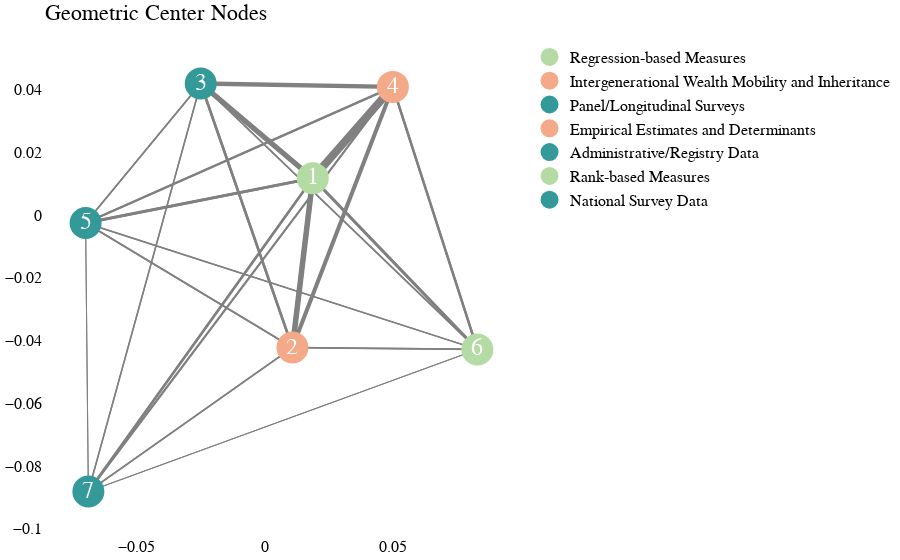
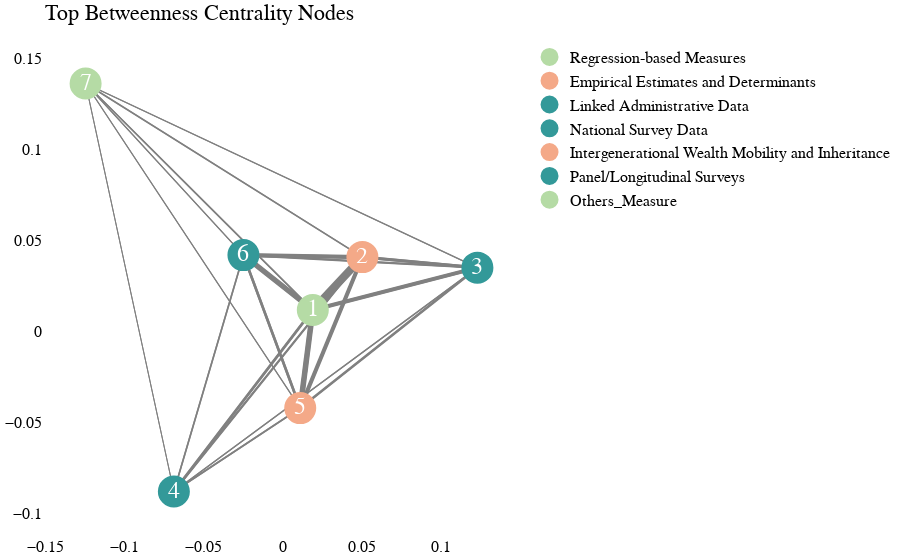
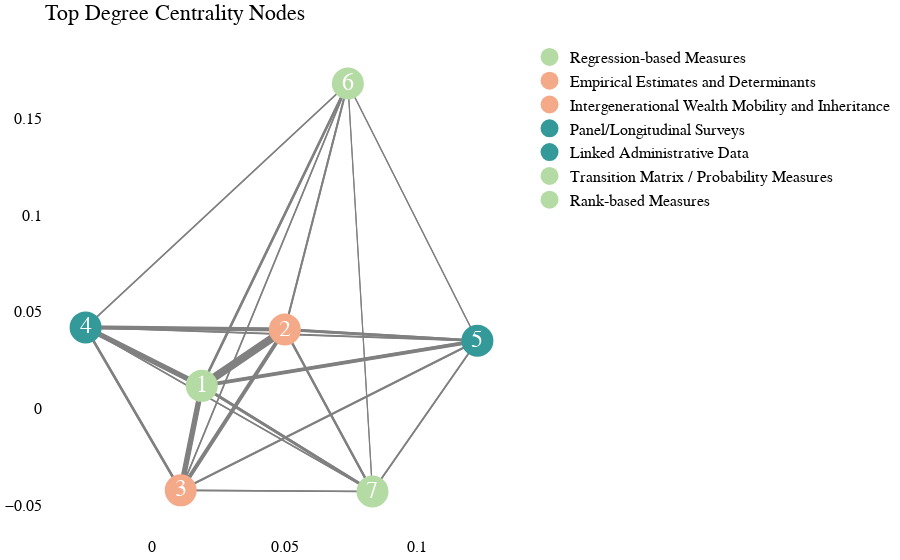

The notebook cell saved with these charts, in order:
### Code cell
import plotly.graph_objects as go
import networkx as nx
import math

# Build the graph
G = nx.DiGraph()
for _, row in df_feature_edges.iterrows():
    G.add_edge(row['from_val'], row['to_val'], weight=row['weight'])

# Layout
pos = nx.spring_layout(G, seed=42, k=5 / math.sqrt(G.order()))

# --- CENTRALITY METRICS ---
betweenness = nx.betweenness_centrality(G)
degree = dict(G.degree())

# How many top central nodes to show
top_k = 7 # total = 22

# Top-k nodes by betweenness centrality
top_betweenness_nodes = sorted(betweenness, key=betweenness.get, reverse=True)[:top_k]
# Top-k nodes by degree centrality
top_degree_nodes = sorted(degree, key=degree.get, reverse=True)[:top_k]

# --- GEOMETRIC CENTER ZONE ---
center_radius = 0.115
geometric_center_nodes = [node for node, (x, y) in pos.items() if abs(x) <= center_radius and abs(y) <= center_radius]

# --- CREATE SUBGRAPH FUNCTION ---
def make_subgraph_plot(subgraph_nodes_ordered, centrality_dict, title):
    G_sub = G.subgraph(subgraph_nodes_ordered).copy()
    pos_sub = {n: pos[n] for n in G_sub.nodes()}
    
    edge_weights = [G_sub[u][v]['weight'] for u, v in G_sub.edges()]
    min_w, max_w = min(edge_weights, default=1), max(edge_weights, default=1)
    scaled_widths = [scale_weight(w, min_w, max_w) for w in edge_weights]
    
    # Edge traces
    edge_traces = []
    for (u, v), width in zip(G_sub.edges(), scaled_widths):
        edge_traces.append(go.Scatter(
            x=[pos_sub[u][0], pos_sub[v][0], None],
            y=[pos_sub[u][1], pos_sub[v][1], None],
            mode='lines',
            line=dict(width=width, color='gray'),
            showlegend=False,
        ))

    # Node traces with correct rank labels
    node_traces = []
    for i, node in enumerate(subgraph_nodes_ordered):
        x, y = pos_sub[node]
        rank_label = str(i + 1)  # ranked order (1 = highest centrality, or closest to center)
        node_traces.append(go.Scatter(
            x=[x],
            y=[y],
            mode='markers+text',
            text=[rank_label],
            textposition='middle center',
            textfont=dict(size=24, color='white'),
            marker=dict(
                size=30,
                color=color_labels.get(node, '#cccccc'),
                line=dict(width=2, color=color_labels.get(node, '#cccccc')),            ),
            hoverinfo='text',
            name=node,
            showlegend=True
        ))

    return go.Figure(data=edge_traces + node_traces, layout=go.Layout(
        title=title,
        showlegend=True,
        hovermode='closest',
        plot_bgcolor='rgba(255,255,255,0)',
        margin=dict(b=20, l=5, r=5, t=40),
        font=dict(size=16, color='black'),
        # font_family="Times New Roman",
        font_family = "Avenir",
        xaxis=dict(showgrid=False, zeroline=False),
        yaxis=dict(showgrid=False, zeroline=False)
    ))



# --- DISPLAY THREE PLOTS ---
# Sort geometric center nodes by distance to origin
geom_sorted = sorted(geometric_center_nodes, key=lambda n: pos[n][0]**2 + pos[n][1]**2)

fig_geom = make_subgraph_plot(geom_sorted, {}, 'Geometric Center Nodes')
fig_betw = make_subgraph_plot(top_betweenness_nodes, betweenness, 'Top Betweenness Centrality Nodes')
fig_deg = make_subgraph_plot(top_degree_nodes, degree, 'Top Degree Centrality Nodes')

fig_geom.show()
fig_betw.show()
fig_deg.show()

### Figure 1 — Plotly figure (JSON) as saved in the notebook; plotly's stock layout.template omitted (floating-point values rounded to 4 significant figures)
{"data": [{"line": {"color": "gray", "width": 8}, "mode": "lines", "showlegend": false, "type": "scatter", "x": [0.01878, 0.0501, null], "y": [0.01177, 0.04087, null]}, {"line": {"color": "gray", "width": 4.421}, "mode": "lines", "showlegend": false, "type": "scatter", "x": [0.01878, 0.01083, null], "y": [0.01177, -0.04222, null]}, {"line": {"color": "gray", "width": 4.193}, "mode": "lines", "showlegend": false, "type": "scatter", "x": [0.01878, -0.02503, null], "y": [0.01177, 0.04196, null]}, {"line": {"color": "gray", "width": 2.667}, "mode": "lines", "showlegend": false, "type": "scatter", "x": [0.01878, 0.08316, null], "y": [0.01177, -0.04282, null]}, {"line": {"color": "gray", "width": 2.542}, "mode": "lines", "showlegend": false, "type": "scatter", "x": [0.01878, -0.07005, null], "y": [0.01177, -0.002504, null]}, {"line": {"color": "gray", "width": 1.936}, "mode": "lines", "showlegend": false, "type": "scatter", "x": [0.01878, -0.06897, null], "y": [0.01177, -0.08811, null]}, {"line": {"color": "gray", "width": 6.34}, "mode": "lines", "showlegend": false, "type": "scatter", "x": [0.0501, 0.01878, null], "y": [0.04087, 0.01177, null]}, {"line": {"color": "gray", "width": 2.872}, "mode": "lines", "showlegend": false, "type": "scatter", "x": [0.0501, -0.02503, null], "y": [0.04087, 0.04196, null]}, {"line": {"color": "gray", "width": 2.636}, "mode": "lines", "showlegend": false, "type": "scatter", "x": [0.0501, 0.01083, null], "y": [0.04087, -0.04222, null]}, {"line": {"color": "gray", "width": 2.172}, "mode": "lines", "showlegend": false, "type": "scatter", "x": [0.0501, 0.08316, null], "y": [0.04087, -0.04282, null]}, {"line": {"color": "gray", "width": 1.92}, "mode": "lines", "showlegend": false, "type": "scatter", "x": [0.0501, -0.07005, null], "y": [0.04087, -0.002504, null]}, {"line": {"color": "gray", "width": 1.362}, "mode": "lines", "showlegend": false, "type": "scatter", "x": [0.0501, -0.06897, null], "y": [0.04087, -0.08811, null]}, {"line": {"color": "gray", "width": 5.247}, "mode": "lines", "showlegend": false, "type": "scatter", "x": [-0.02503, 0.01878, null], "y": [0.04196, 0.01177, null]}, {"line": {"color": "gray", "width": 4.264}, "mode": "lines", "showlegend": false, "type": "scatter", "x": [-0.02503, 0.0501, null], "y": [0.04196, 0.04087, null]}, {"line": {"color": "gray", "width": 2.439}, "mode": "lines", "showlegend": false, "type": "scatter", "x": [-0.02503, 0.01083, null], "y": [0.04196, -0.04222, null]}, {"line": {"color": "gray", "width": 1.661}, "mode": "lines", "showlegend": false, "type": "scatter", "x": [-0.02503, 0.08316, null], "y": [0.04196, -0.04282, null]}, {"line": {"color": "gray", "width": 1.566}, "mode": "lines", "showlegend": false, "type": "scatter", "x": [-0.02503, -0.07005, null], "y": [0.04196, -0.002504, null]}, {"line": {"color": "gray", "width": 1.37}, "mode": "lines", "showlegend": false, "type": "scatter", "x": [-0.02503, -0.06897, null], "y": [0.04196, -0.08811, null]}, {"line": {"color": "gray", "width": 2.888}, "mode": "lines", "showlegend": false, "type": "scatter", "x": [-0.07005, 0.01878, null], "y": [-0.002504, 0.01177, null]}, {"line": {"color": "gray", "width": 2.384}, "mode": "lines", "showlegend": false, "type": "scatter", "x": [-0.07005, 0.0501, null], "y": [-0.002504, 0.04087, null]}, {"line": {"color": "gray", "width": 1.661}, "mode": "lines", "showlegend": false, "type": "scatter", "x": [-0.07005, 0.01083, null], "y": [-0.002504, -0.04222, null]}, {"line": {"color": "gray", "width": 1.59}, "mode": "lines", "showlegend": false, "type": "scatter", "x": [-0.07005, -0.02503, null], "y": [-0.002504, 0.04196, null]}, {"line": {"color": "gray", "width": 1.433}, "mode": "lines", "showlegend": false, "type": "scatter", "x": [-0.07005, 0.08316, null], "y": [-0.002504, -0.04282, null]}, {"line": {"color": "gray", "width": 1}, "mode": "lines", "showlegend": false, "type": "scatter", "x": [-0.07005, -0.06897, null], "y": [-0.002504, -0.08811, null]}, {"line": {"color": "gray", "width": 5.507}, "mode": "lines", "showlegend": false, "type": "scatter", "x": [0.01083, 0.01878, null], "y": [-0.04222, 0.01177, null]}, {"line": {"color": "gray", "width": 4.036}, "mode": "lines", "showlegend": false, "type": "scatter", "x": [0.01083, 0.0501, null], "y": [-0.04222, 0.04087, null]}, {"line": {"color": "gray", "width": 2.518}, "mode": "lines", "showlegend": false, "type": "scatter", "x": [0.01083, -0.02503, null], "y": [-0.04222, 0.04196, null]}, {"line": {"color": "gray", "width": 1.787}, "mode": "lines", "showlegend": false, "type": "scatter", "x": [0.01083, 0.08316, null], "y": [-0.04222, -0.04282, null]}, {"line": {"color": "gray", "width": 1.684}, "mode": "lines", "showlegend": false, "type": "scatter", "x": [0.01083, -0.07005, null], "y": [-0.04222, -0.002504, null]}, {"line": {"color": "gray", "width": 1.37}, "mode": "lines", "showlegend": false, "type": "scatter", "x": [0.01083, -0.06897, null], "y": [-0.04222, -0.08811, null]}, {"line": {"color": "gray", "width": 2.667}, "mode": "lines", "showlegend": false, "type": "scatter", "x": [-0.06897, 0.01878, null], "y": [-0.08811, 0.01177, null]}, {"line": {"color": "gray", "width": 2.101}, "mode": "lines", "showlegend": false, "type": "scatter", "x": [-0.06897, 0.0501, null], "y": [-0.08811, 0.04087, null]}, {"line": {"color": "gray", "width": 1.645}, "mode": "lines", "showlegend": false, "type": "scatter", "x": [-0.06897, 0.01083, null], "y": [-0.08811, -0.04222, null]}, {"line": {"color": "gray", "width": 1.488}, "mode": "lines", "showlegend": false, "type": "scatter", "x": [-0.06897, -0.02503, null], "y": [-0.08811, 0.04196, null]}, {"line": {"color": "gray", "width": 1.079}, "mode": "lines", "showlegend": false, "type": "scatter", "x": [-0.06897, 0.08316, null], "y": [-0.08811, -0.04282, null]}, {"line": {"color": "gray", "width": 1.031}, "mode": "lines", "showlegend": false, "type": "scatter", "x": [-0.06897, -0.07005, null], "y": [-0.08811, -0.002504, null]}, {"line": {"color": "gray", "width": 2.919}, "mode": "lines", "showlegend": false, "type": "scatter", "x": [0.08316, 0.01878, null], "y": [-0.04282, 0.01177, null]}, {"line": {"color": "gray", "width": 2.494}, "mode": "lines", "showlegend": false, "type": "scatter", "x": [0.08316, 0.0501, null], "y": [-0.04282, 0.04087, null]}, {"line": {"color": "gray", "width": 1.645}, "mode": "lines", "showlegend": false, "type": "scatter", "x": [0.08316, 0.01083, null], "y": [-0.04282, -0.04222, null]}, {"line": {"color": "gray", "width": 1.551}, "mode": "lines", "showlegend": false, "type": "scatter", "x": [0.08316, -0.02503, null], "y": [-0.04282, 0.04196, null]}, {"line": {"color": "gray", "width": 1.378}, "mode": "lines", "showlegend": false, "type": "scatter", "x": [0.08316, -0.07005, null], "y": [-0.04282, -0.002504, null]}, {"line": {"color": "gray", "width": 1}, "mode": "lines", "showlegend": false, "type": "scatter", "x": [0.08316, -0.06897, null], "y": [-0.04282, -0.08811, null]}, {"hoverinfo": "text", "marker": {"color": "#B5DBA5", "line": {"color": "#B5DBA5", "width": 2}, "size": 30}, "mode": "markers+text", "name": "Regression‐based Measures", "showlegend": true, "text": ["1"], "textfont": {"color": "white", "size": 24}, "textposition": "middle center", "type": "scatter", "x": [0.01878], "y": [0.01177]}, {"hoverinfo": "text", "marker": {"color": "#F4A988", "line": {"color": "#F4A988", "width": 2}, "size": 30}, "mode": "markers+text", "name": "Intergenerational Wealth Mobility and Inheritance", "showlegend": true, "text": ["2"], "textfont": {"color": "white", "size": 24}, "textposition": "middle center", "type": "scatter", "x": [0.01083], "y": [-0.04222]}, {"hoverinfo": "text", "marker": {"color": "#339999", "line": {"color": "#339999", "width": 2}, "size": 30}, "mode": "markers+text", "name": "Panel/Longitudinal Surveys", "showlegend": true, "text": ["3"], "textfont": {"color": "white", "size": 24}, "textposition": "middle center", "type": "scatter", "x": [-0.02503], "y": [0.04196]}, {"hoverinfo": "text", "marker": {"color": "#F4A988", "line": {"color": "#F4A988", "width": 2}, "size": 30}, "mode": "markers+text", "name": "Empirical Estimates and Determinants", "showlegend": true, "text": ["4"], "textfont": {"color": "white", "size": 24}, "textposition": "middle center", "type": "scatter", "x": [0.0501], "y": [0.04087]}, {"hoverinfo": "text", "marker": {"color": "#339999", "line": {"color": "#339999", "width": 2}, "size": 30}, "mode": "markers+text", "name": "Administrative/Registry Data", "showlegend": true, "text": ["5"], "textfont": {"color": "white", "size": 24}, "textposition": "middle center", "type": "scatter", "x": [-0.07005], "y": [-0.002504]}, {"hoverinfo": "text", "marker": {"color": "#B5DBA5", "line": {"color": "#B5DBA5", "width": 2}, "size": 30}, "mode": "markers+text", "name": "Rank‐based Measures", "showlegend": true, "text": ["6"], "textfont": {"color": "white", "size": 24}, "textposition": "middle center", "type": "scatter", "x": [0.08316], "y": [-0.04282]}, {"hoverinfo": "text", "marker": {"color": "#339999", "line": {"color": "#339999", "width": 2}, "size": 30}, "mode": "markers+text", "name": "National Survey Data", "showlegend": true, "text": ["7"], "textfont": {"color": "white", "size": 24}, "textposition": "middle center", "type": "scatter", "x": [-0.06897], "y": [-0.08811]}], "layout": {"font": {"color": "black", "family": "Avenir", "size": 16}, "hovermode": "closest", "margin": {"b": 20, "l": 5, "r": 5, "t": 40}, "plot_bgcolor": "rgba(255,255,255,0)", "showlegend": true, "title": {"text": "Geometric Center Nodes"}, "xaxis": {"showgrid": false, "zeroline": false}, "yaxis": {"showgrid": false, "zeroline": false}}}

### Figure 2 — Plotly figure (JSON) as saved in the notebook; plotly's stock layout.template omitted (floating-point values rounded to 4 significant figures)
{"data": [{"line": {"color": "gray", "width": 8}, "mode": "lines", "showlegend": false, "type": "scatter", "x": [0.01878, 0.0501, null], "y": [0.01177, 0.04087, null]}, {"line": {"color": "gray", "width": 4.492}, "mode": "lines", "showlegend": false, "type": "scatter", "x": [0.01878, 0.01083, null], "y": [0.01177, -0.04222, null]}, {"line": {"color": "gray", "width": 4.269}, "mode": "lines", "showlegend": false, "type": "scatter", "x": [0.01878, -0.02503, null], "y": [0.01177, 0.04196, null]}, {"line": {"color": "gray", "width": 3.96}, "mode": "lines", "showlegend": false, "type": "scatter", "x": [0.01878, 0.1227, null], "y": [0.01177, 0.03503, null]}, {"line": {"color": "gray", "width": 2.056}, "mode": "lines", "showlegend": false, "type": "scatter", "x": [0.01878, -0.06897, null], "y": [0.01177, -0.08811, null]}, {"line": {"color": "gray", "width": 1.254}, "mode": "lines", "showlegend": false, "type": "scatter", "x": [0.01878, -0.1247, null], "y": [0.01177, 0.1364, null]}, {"line": {"color": "gray", "width": 6.373}, "mode": "lines", "showlegend": false, "type": "scatter", "x": [0.0501, 0.01878, null], "y": [0.04087, 0.01177, null]}, {"line": {"color": "gray", "width": 2.974}, "mode": "lines", "showlegend": false, "type": "scatter", "x": [0.0501, -0.02503, null], "y": [0.04087, 0.04196, null]}, {"line": {"color": "gray", "width": 2.958}, "mode": "lines", "showlegend": false, "type": "scatter", "x": [0.0501, 0.1227, null], "y": [0.04087, 0.03503, null]}, {"line": {"color": "gray", "width": 2.742}, "mode": "lines", "showlegend": false, "type": "scatter", "x": [0.0501, 0.01083, null], "y": [0.04087, -0.04222, null]}, {"line": {"color": "gray", "width": 1.493}, "mode": "lines", "showlegend": false, "type": "scatter", "x": [0.0501, -0.06897, null], "y": [0.04087, -0.08811, null]}, {"line": {"color": "gray", "width": 1.2}, "mode": "lines", "showlegend": false, "type": "scatter", "x": [0.0501, -0.1247, null], "y": [0.04087, 0.1364, null]}, {"line": {"color": "gray", "width": 5.302}, "mode": "lines", "showlegend": false, "type": "scatter", "x": [-0.02503, 0.01878, null], "y": [0.04196, 0.01177, null]}, {"line": {"color": "gray", "width": 4.338}, "mode": "lines", "showlegend": false, "type": "scatter", "x": [-0.02503, 0.0501, null], "y": [0.04196, 0.04087, null]}, {"line": {"color": "gray", "width": 2.55}, "mode": "lines", "showlegend": false, "type": "scatter", "x": [-0.02503, 0.01083, null], "y": [0.04196, -0.04222, null]}, {"line": {"color": "gray", "width": 2.164}, "mode": "lines", "showlegend": false, "type": "scatter", "x": [-0.02503, 0.1227, null], "y": [0.04196, 0.03503, null]}, {"line": {"color": "gray", "width": 1.501}, "mode": "lines", "showlegend": false, "type": "scatter", "x": [-0.02503, -0.06897, null], "y": [0.04196, -0.08811, null]}, {"line": {"color": "gray", "width": 1.062}, "mode": "lines", "showlegend": false, "type": "scatter", "x": [-0.02503, -0.1247, null], "y": [0.04196, 0.1364, null]}, {"line": {"color": "gray", "width": 1.678}, "mode": "lines", "showlegend": false, "type": "scatter", "x": [-0.1247, 0.01878, null], "y": [0.1364, 0.01177, null]}, {"line": {"color": "gray", "width": 1.624}, "mode": "lines", "showlegend": false, "type": "scatter", "x": [-0.1247, 0.0501, null], "y": [0.1364, 0.04087, null]}, {"line": {"color": "gray", "width": 1.308}, "mode": "lines", "showlegend": false, "type": "scatter", "x": [-0.1247, -0.02503, null], "y": [0.1364, 0.04196, null]}, {"line": {"color": "gray", "width": 1.254}, "mode": "lines", "showlegend": false, "type": "scatter", "x": [-0.1247, 0.1227, null], "y": [0.1364, 0.03503, null]}, {"line": {"color": "gray", "width": 1.2}, "mode": "lines", "showlegend": false, "type": "scatter", "x": [-0.1247, 0.01083, null], "y": [0.1364, -0.04222, null]}, {"line": {"color": "gray", "width": 1.046}, "mode": "lines", "showlegend": false, "type": "scatter", "x": [-0.1247, -0.06897, null], "y": [0.1364, -0.08811, null]}, {"line": {"color": "gray", "width": 3.097}, "mode": "lines", "showlegend": false, "type": "scatter", "x": [0.1227, 0.01878, null], "y": [0.03503, 0.01177, null]}, {"line": {"color": "gray", "width": 2.742}, "mode": "lines", "showlegend": false, "type": "scatter", "x": [0.1227, 0.0501, null], "y": [0.03503, 0.04087, null]}, {"line": {"color": "gray", "width": 1.771}, "mode": "lines", "showlegend": false, "type": "scatter", "x": [0.1227, 0.01083, null], "y": [0.03503, -0.04222, null]}, {"line": {"color": "gray", "width": 1.524}, "mode": "lines", "showlegend": false, "type": "scatter", "x": [0.1227, -0.02503, null], "y": [0.03503, 0.04196, null]}, {"line": {"color": "gray", "width": 1.108}, "mode": "lines", "showlegend": false, "type": "scatter", "x": [0.1227, -0.06897, null], "y": [0.03503, -0.08811, null]}, {"line": {"color": "gray", "width": 1.077}, "mode": "lines", "showlegend": false, "type": "scatter", "x": [0.1227, -0.1247, null], "y": [0.03503, 0.1364, null]}, {"line": {"color": "gray", "width": 5.556}, "mode": "lines", "showlegend": false, "type": "scatter", "x": [0.01083, 0.01878, null], "y": [-0.04222, 0.01177, null]}, {"line": {"color": "gray", "width": 4.115}, "mode": "lines", "showlegend": false, "type": "scatter", "x": [0.01083, 0.0501, null], "y": [-0.04222, 0.04087, null]}, {"line": {"color": "gray", "width": 2.627}, "mode": "lines", "showlegend": false, "type": "scatter", "x": [0.01083, -0.02503, null], "y": [-0.04222, 0.04196, null]}, {"line": {"color": "gray", "width": 2.542}, "mode": "lines", "showlegend": false, "type": "scatter", "x": [0.01083, 0.1227, null], "y": [-0.04222, 0.03503, null]}, {"line": {"color": "gray", "width": 1.501}, "mode": "lines", "showlegend": false, "type": "scatter", "x": [0.01083, -0.06897, null], "y": [-0.04222, -0.08811, null]}, {"line": {"color": "gray", "width": 1.054}, "mode": "lines", "showlegend": false, "type": "scatter", "x": [0.01083, -0.1247, null], "y": [-0.04222, 0.1364, null]}, {"line": {"color": "gray", "width": 2.773}, "mode": "lines", "showlegend": false, "type": "scatter", "x": [-0.06897, 0.01878, null], "y": [-0.08811, 0.01177, null]}, {"line": {"color": "gray", "width": 2.218}, "mode": "lines", "showlegend": false, "type": "scatter", "x": [-0.06897, 0.0501, null], "y": [-0.08811, 0.04087, null]}, {"line": {"color": "gray", "width": 1.771}, "mode": "lines", "showlegend": false, "type": "scatter", "x": [-0.06897, 0.01083, null], "y": [-0.08811, -0.04222, null]}, {"line": {"color": "gray", "width": 1.617}, "mode": "lines", "showlegend": false, "type": "scatter", "x": [-0.06897, -0.02503, null], "y": [-0.08811, 0.04196, null]}, {"line": {"color": "gray", "width": 1.486}, "mode": "lines", "showlegend": false, "type": "scatter", "x": [-0.06897, 0.1227, null], "y": [-0.08811, 0.03503, null]}, {"line": {"color": "gray", "width": 1}, "mode": "lines", "showlegend": false, "type": "scatter", "x": [-0.06897, -0.1247, null], "y": [-0.08811, 0.1364, null]}, {"hoverinfo": "text", "marker": {"color": "#B5DBA5", "line": {"color": "#B5DBA5", "width": 2}, "size": 30}, "mode": "markers+text", "name": "Regression‐based Measures", "showlegend": true, "text": ["1"], "textfont": {"color": "white", "size": 24}, "textposition": "middle center", "type": "scatter", "x": [0.01878], "y": [0.01177]}, {"hoverinfo": "text", "marker": {"color": "#F4A988", "line": {"color": "#F4A988", "width": 2}, "size": 30}, "mode": "markers+text", "name": "Empirical Estimates and Determinants", "showlegend": true, "text": ["2"], "textfont": {"color": "white", "size": 24}, "textposition": "middle center", "type": "scatter", "x": [0.0501], "y": [0.04087]}, {"hoverinfo": "text", "marker": {"color": "#339999", "line": {"color": "#339999", "width": 2}, "size": 30}, "mode": "markers+text", "name": "Linked Administrative Data", "showlegend": true, "text": ["3"], "textfont": {"color": "white", "size": 24}, "textposition": "middle center", "type": "scatter", "x": [0.1227], "y": [0.03503]}, {"hoverinfo": "text", "marker": {"color": "#339999", "line": {"color": "#339999", "width": 2}, "size": 30}, "mode": "markers+text", "name": "National Survey Data", "showlegend": true, "text": ["4"], "textfont": {"color": "white", "size": 24}, "textposition": "middle center", "type": "scatter", "x": [-0.06897], "y": [-0.08811]}, {"hoverinfo": "text", "marker": {"color": "#F4A988", "line": {"color": "#F4A988", "width": 2}, "size": 30}, "mode": "markers+text", "name": "Intergenerational Wealth Mobility and Inheritance", "showlegend": true, "text": ["5"], "textfont": {"color": "white", "size": 24}, "textposition": "middle center", "type": "scatter", "x": [0.01083], "y": [-0.04222]}, {"hoverinfo": "text", "marker": {"color": "#339999", "line": {"color": "#339999", "width": 2}, "size": 30}, "mode": "markers+text", "name": "Panel/Longitudinal Surveys", "showlegend": true, "text": ["6"], "textfont": {"color": "white", "size": 24}, "textposition": "middle center", "type": "scatter", "x": [-0.02503], "y": [0.04196]}, {"hoverinfo": "text", "marker": {"color": "#B5DBA5", "line": {"color": "#B5DBA5", "width": 2}, "size": 30}, "mode": "markers+text", "name": "Others_Measure", "showlegend": true, "text": ["7"], "textfont": {"color": "white", "size": 24}, "textposition": "middle center", "type": "scatter", "x": [-0.1247], "y": [0.1364]}], "layout": {"font": {"color": "black", "family": "Avenir", "size": 16}, "hovermode": "closest", "margin": {"b": 20, "l": 5, "r": 5, "t": 40}, "plot_bgcolor": "rgba(255,255,255,0)", "showlegend": true, "title": {"text": "Top Betweenness Centrality Nodes"}, "xaxis": {"showgrid": false, "zeroline": false}, "yaxis": {"showgrid": false, "zeroline": false}}}

### Figure 3 — Plotly figure (JSON) as saved in the notebook; plotly's stock layout.template omitted (floating-point values rounded to 4 significant figures)
{"data": [{"line": {"color": "gray", "width": 8}, "mode": "lines", "showlegend": false, "type": "scatter", "x": [0.01878, 0.0501, null], "y": [0.01177, 0.04087, null]}, {"line": {"color": "gray", "width": 4.36}, "mode": "lines", "showlegend": false, "type": "scatter", "x": [0.01878, 0.01083, null], "y": [0.01177, -0.04222, null]}, {"line": {"color": "gray", "width": 4.128}, "mode": "lines", "showlegend": false, "type": "scatter", "x": [0.01878, -0.02503, null], "y": [0.01177, 0.04196, null]}, {"line": {"color": "gray", "width": 3.808}, "mode": "lines", "showlegend": false, "type": "scatter", "x": [0.01878, 0.1227, null], "y": [0.01177, 0.03503, null]}, {"line": {"color": "gray", "width": 2.616}, "mode": "lines", "showlegend": false, "type": "scatter", "x": [0.01878, 0.07388, null], "y": [0.01177, 0.168, null]}, {"line": {"color": "gray", "width": 2.576}, "mode": "lines", "showlegend": false, "type": "scatter", "x": [0.01878, 0.08316, null], "y": [0.01177, -0.04282, null]}, {"line": {"color": "gray", "width": 6.312}, "mode": "lines", "showlegend": false, "type": "scatter", "x": [0.0501, 0.01878, null], "y": [0.04087, 0.01177, null]}, {"line": {"color": "gray", "width": 2.784}, "mode": "lines", "showlegend": false, "type": "scatter", "x": [0.0501, -0.02503, null], "y": [0.04087, 0.04196, null]}, {"line": {"color": "gray", "width": 2.768}, "mode": "lines", "showlegend": false, "type": "scatter", "x": [0.0501, 0.1227, null], "y": [0.04087, 0.03503, null]}, {"line": {"color": "gray", "width": 2.544}, "mode": "lines", "showlegend": false, "type": "scatter", "x": [0.0501, 0.01083, null], "y": [0.04087, -0.04222, null]}, {"line": {"color": "gray", "width": 2.072}, "mode": "lines", "showlegend": false, "type": "scatter", "x": [0.0501, 0.08316, null], "y": [0.04087, -0.04282, null]}, {"line": {"color": "gray", "width": 2.048}, "mode": "lines", "showlegend": false, "type": "scatter", "x": [0.0501, 0.07388, null], "y": [0.04087, 0.168, null]}, {"line": {"color": "gray", "width": 5.2}, "mode": "lines", "showlegend": false, "type": "scatter", "x": [-0.02503, 0.01878, null], "y": [0.04196, 0.01177, null]}, {"line": {"color": "gray", "width": 4.2}, "mode": "lines", "showlegend": false, "type": "scatter", "x": [-0.02503, 0.0501, null], "y": [0.04196, 0.04087, null]}, {"line": {"color": "gray", "width": 2.344}, "mode": "lines", "showlegend": false, "type": "scatter", "x": [-0.02503, 0.01083, null], "y": [0.04196, -0.04222, null]}, {"line": {"color": "gray", "width": 1.944}, "mode": "lines", "showlegend": false, "type": "scatter", "x": [-0.02503, 0.1227, null], "y": [0.04196, 0.03503, null]}, {"line": {"color": "gray", "width": 1.64}, "mode": "lines", "showlegend": false, "type": "scatter", "x": [-0.02503, 0.07388, null], "y": [0.04196, 0.168, null]}, {"line": {"color": "gray", "width": 1.552}, "mode": "lines", "showlegend": false, "type": "scatter", "x": [-0.02503, 0.08316, null], "y": [0.04196, -0.04282, null]}, {"line": {"color": "gray", "width": 2.912}, "mode": "lines", "showlegend": false, "type": "scatter", "x": [0.1227, 0.01878, null], "y": [0.03503, 0.01177, null]}, {"line": {"color": "gray", "width": 2.544}, "mode": "lines", "showlegend": false, "type": "scatter", "x": [0.1227, 0.0501, null], "y": [0.03503, 0.04087, null]}, {"line": {"color": "gray", "width": 1.536}, "mode": "lines", "showlegend": false, "type": "scatter", "x": [0.1227, 0.01083, null], "y": [0.03503, -0.04222, null]}, {"line": {"color": "gray", "width": 1.432}, "mode": "lines", "showlegend": false, "type": "scatter", "x": [0.1227, 0.08316, null], "y": [0.03503, -0.04282, null]}, {"line": {"color": "gray", "width": 1.32}, "mode": "lines", "showlegend": false, "type": "scatter", "x": [0.1227, 0.07388, null], "y": [0.03503, 0.168, null]}, {"line": {"color": "gray", "width": 1.28}, "mode": "lines", "showlegend": false, "type": "scatter", "x": [0.1227, -0.02503, null], "y": [0.03503, 0.04196, null]}, {"line": {"color": "gray", "width": 5.464}, "mode": "lines", "showlegend": false, "type": "scatter", "x": [0.01083, 0.01878, null], "y": [-0.04222, 0.01177, null]}, {"line": {"color": "gray", "width": 3.968}, "mode": "lines", "showlegend": false, "type": "scatter", "x": [0.01083, 0.0501, null], "y": [-0.04222, 0.04087, null]}, {"line": {"color": "gray", "width": 2.424}, "mode": "lines", "showlegend": false, "type": "scatter", "x": [0.01083, -0.02503, null], "y": [-0.04222, 0.04196, null]}, {"line": {"color": "gray", "width": 2.336}, "mode": "lines", "showlegend": false, "type": "scatter", "x": [0.01083, 0.1227, null], "y": [-0.04222, 0.03503, null]}, {"line": {"color": "gray", "width": 1.68}, "mode": "lines", "showlegend": false, "type": "scatter", "x": [0.01083, 0.08316, null], "y": [-0.04222, -0.04282, null]}, {"line": {"color": "gray", "width": 1.656}, "mode": "lines", "showlegend": false, "type": "scatter", "x": [0.01083, 0.07388, null], "y": [-0.04222, 0.168, null]}, {"line": {"color": "gray", "width": 2.832}, "mode": "lines", "showlegend": false, "type": "scatter", "x": [0.08316, 0.01878, null], "y": [-0.04282, 0.01177, null]}, {"line": {"color": "gray", "width": 2.4}, "mode": "lines", "showlegend": false, "type": "scatter", "x": [0.08316, 0.0501, null], "y": [-0.04282, 0.04087, null]}, {"line": {"color": "gray", "width": 1.76}, "mode": "lines", "showlegend": false, "type": "scatter", "x": [0.08316, 0.1227, null], "y": [-0.04282, 0.03503, null]}, {"line": {"color": "gray", "width": 1.536}, "mode": "lines", "showlegend": false, "type": "scatter", "x": [0.08316, 0.01083, null], "y": [-0.04282, -0.04222, null]}, {"line": {"color": "gray", "width": 1.44}, "mode": "lines", "showlegend": false, "type": "scatter", "x": [0.08316, -0.02503, null], "y": [-0.04282, 0.04196, null]}, {"line": {"color": "gray", "width": 1.256}, "mode": "lines", "showlegend": false, "type": "scatter", "x": [0.08316, 0.07388, null], "y": [-0.04282, 0.168, null]}, {"line": {"color": "gray", "width": 1.928}, "mode": "lines", "showlegend": false, "type": "scatter", "x": [0.07388, 0.01878, null], "y": [0.168, 0.01177, null]}, {"line": {"color": "gray", "width": 1.64}, "mode": "lines", "showlegend": false, "type": "scatter", "x": [0.07388, 0.0501, null], "y": [0.168, 0.04087, null]}, {"line": {"color": "gray", "width": 1.2}, "mode": "lines", "showlegend": false, "type": "scatter", "x": [0.07388, -0.02503, null], "y": [0.168, 0.04196, null]}, {"line": {"color": "gray", "width": 1.184}, "mode": "lines", "showlegend": false, "type": "scatter", "x": [0.07388, 0.1227, null], "y": [0.168, 0.03503, null]}, {"line": {"color": "gray", "width": 1.168}, "mode": "lines", "showlegend": false, "type": "scatter", "x": [0.07388, 0.01083, null], "y": [0.168, -0.04222, null]}, {"line": {"color": "gray", "width": 1}, "mode": "lines", "showlegend": false, "type": "scatter", "x": [0.07388, 0.08316, null], "y": [0.168, -0.04282, null]}, {"hoverinfo": "text", "marker": {"color": "#B5DBA5", "line": {"color": "#B5DBA5", "width": 2}, "size": 30}, "mode": "markers+text", "name": "Regression‐based Measures", "showlegend": true, "text": ["1"], "textfont": {"color": "white", "size": 24}, "textposition": "middle center", "type": "scatter", "x": [0.01878], "y": [0.01177]}, {"hoverinfo": "text", "marker": {"color": "#F4A988", "line": {"color": "#F4A988", "width": 2}, "size": 30}, "mode": "markers+text", "name": "Empirical Estimates and Determinants", "showlegend": true, "text": ["2"], "textfont": {"color": "white", "size": 24}, "textposition": "middle center", "type": "scatter", "x": [0.0501], "y": [0.04087]}, {"hoverinfo": "text", "marker": {"color": "#F4A988", "line": {"color": "#F4A988", "width": 2}, "size": 30}, "mode": "markers+text", "name": "Intergenerational Wealth Mobility and Inheritance", "showlegend": true, "text": ["3"], "textfont": {"color": "white", "size": 24}, "textposition": "middle center", "type": "scatter", "x": [0.01083], "y": [-0.04222]}, {"hoverinfo": "text", "marker": {"color": "#339999", "line": {"color": "#339999", "width": 2}, "size": 30}, "mode": "markers+text", "name": "Panel/Longitudinal Surveys", "showlegend": true, "text": ["4"], "textfont": {"color": "white", "size": 24}, "textposition": "middle center", "type": "scatter", "x": [-0.02503], "y": [0.04196]}, {"hoverinfo": "text", "marker": {"color": "#339999", "line": {"color": "#339999", "width": 2}, "size": 30}, "mode": "markers+text", "name": "Linked Administrative Data", "showlegend": true, "text": ["5"], "textfont": {"color": "white", "size": 24}, "textposition": "middle center", "type": "scatter", "x": [0.1227], "y": [0.03503]}, {"hoverinfo": "text", "marker": {"color": "#B5DBA5", "line": {"color": "#B5DBA5", "width": 2}, "size": 30}, "mode": "markers+text", "name": "Transition Matrix / Probability Measures", "showlegend": true, "text": ["6"], "textfont": {"color": "white", "size": 24}, "textposition": "middle center", "type": "scatter", "x": [0.07388], "y": [0.168]}, {"hoverinfo": "text", "marker": {"color": "#B5DBA5", "line": {"color": "#B5DBA5", "width": 2}, "size": 30}, "mode": "markers+text", "name": "Rank‐based Measures", "showlegend": true, "text": ["7"], "textfont": {"color": "white", "size": 24}, "textposition": "middle center", "type": "scatter", "x": [0.08316], "y": [-0.04282]}], "layout": {"font": {"color": "black", "family": "Avenir", "size": 16}, "hovermode": "closest", "margin": {"b": 20, "l": 5, "r": 5, "t": 40}, "plot_bgcolor": "rgba(255,255,255,0)", "showlegend": true, "title": {"text": "Top Degree Centrality Nodes"}, "xaxis": {"showgrid": false, "zeroline": false}, "yaxis": {"showgrid": false, "zeroline": false}}}
